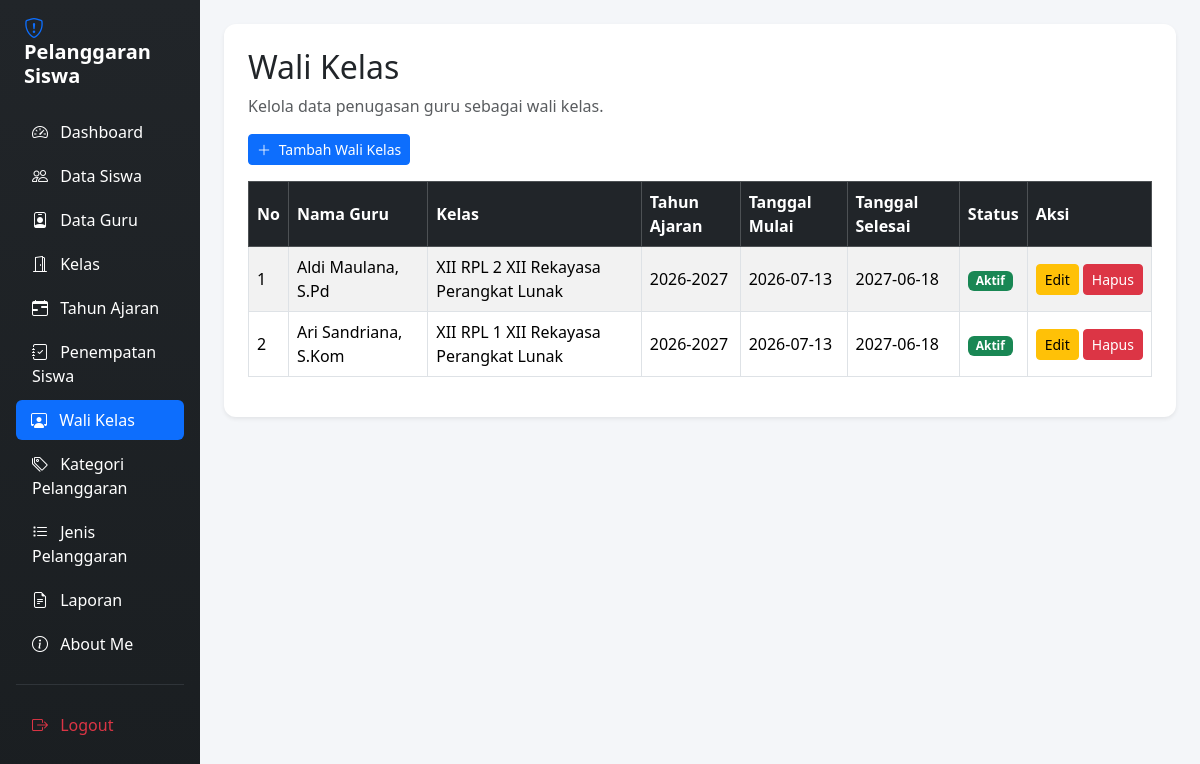
Screenshot of /wali_kelas.php (signed in) with the database file from the repository.
### tables this page shows
CREATE TABLE `t_wali_kelas` (
  `id` int(11) NOT NULL,
  `tahun_ajaran_id` int(11) DEFAULT NULL,
  `kelas_id` int(11) DEFAULT NULL,
  `guru_id` int(11) DEFAULT NULL,
  `tanggal_mulai` date NOT NULL,
  `tanggal_selesai` date NOT NULL,
  `status_aktif` tinyint(1) NOT NULL,
  `created_at` timestamp NULL DEFAULT current_timestamp(),
  `updated_at` timestamp NOT NULL DEFAULT current_timestamp()
);

CREATE TABLE `t_guru` (
  `id` int(11) NOT NULL,
  `nip` varchar(30) NOT NULL,
  `nama` varchar(150) DEFAULT NULL,
  `email` varchar(150) NOT NULL,
  `status_aktif` tinyint(1) NOT NULL,
  `user_id` int(11) NOT NULL,
  `created_at` timestamp NOT NULL DEFAULT current_timestamp(),
  `updated_at` timestamp NOT NULL DEFAULT current_timestamp()
);

CREATE TABLE `t_kelas` (
  `id` int(11) NOT NULL,
  `nama` varchar(100) DEFAULT NULL,
  `tingkat` varchar(20) NOT NULL,
  `jurusan` varchar(100) NOT NULL,
  `status_aktif` tinyint(1) NOT NULL,
  `created_at` timestamp NOT NULL DEFAULT current_timestamp(),
  `updated_at` timestamp NOT NULL DEFAULT current_timestamp()
);

CREATE TABLE `t_tahun_ajaran` (
  `id` int(11) NOT NULL,
  `nama` varchar(255) DEFAULT NULL,
  `tanggal_mulai` date NOT NULL,
  `tanggal_selesai` date NOT NULL,
  `status_aktif` tinyint(1) NOT NULL,
  `created_at` timestamp NOT NULL DEFAULT current_timestamp(),
  `updated_at` timestamp NOT NULL DEFAULT current_timestamp()
);

### wali_kelas.php (the view, shortened to what this page needs)
<?php
include "config/koneksi.php";
$kolom_ta = [];
$hasil_kolom = mysqli_query($koneksi, "SHOW COLUMNS FROM t_tahun_ajaran");
while ($kolom = mysqli_fetch_assoc($hasil_kolom)) {
    $kolom_ta[] = $kolom['Field'];
}
$pilihan_kolom = [
    'nama_tahun_ajaran',
    'nama',
    'tahun_ajaran',
    'tahun'
];
$kolom_nama_ta = null;
foreach ($pilihan_kolom as $nama_kolom) {
    if (in_array($nama_kolom, $kolom_ta, true)) {
        $kolom_nama_ta = $nama_kolom;
        break;
    }
}
$select_ta = $kolom_nama_ta
    ? "ta.`" . $kolom_nama_ta . "` AS nama_tahun_ajaran"
    : "ta.id AS nama_tahun_ajaran";
$sql = "SELECT
            wk.id,
            wk.tanggal_mulai,
            wk.tanggal_selesai,
            wk.status_aktif,
            $select_ta,
            k.nama AS nama_kelas,
            k.tingkat,
            k.jurusan,
            g.nama AS nama_guru
        FROM t_wali_kelas wk
        LEFT JOIN t_tahun_ajaran ta
            ON wk.tahun_ajaran_id = ta.id
        LEFT JOIN t_kelas k
            ON wk.kelas_id = k.id
        LEFT JOIN t_guru g
            ON wk.guru_id = g.id
        ORDER BY wk.id DESC";
$query = mysqli_query($koneksi, $sql);
?>
<!DOCTYPE html>
<html lang="id">
<head>
    <link href="https://cdn.jsdelivr.net/npm/bootstrap@5.3.3/dist/css/bootstrap.min.css"
          rel="stylesheet">
    <link href="https://cdn.jsdelivr.net/npm/bootstrap-icons@1.11.3/font/bootstrap-icons.min.css"
          rel="stylesheet">
    <link href="https://cdn.datatables.net/2.3.4/css/dataTables.bootstrap5.min.css"
          rel="stylesheet">
</head>
<body>
<div class="container-fluid">
    <div class="row">
        <div class="col-md-3 col-lg-2 sidebar p-3 min-vh-100">
            <h4 class="text-white mb-4 fw-bold fs-5 px-2">
                <i class="bi bi-shield-exclamation text-primary me-2"></i> Pelanggaran Siswa
            </h4>
            <ul class="nav nav-pills flex-column gap-1">
                <li class="nav-item">
                    <a href="dashboard.php" class="nav-link text-white">
                        <i class="bi bi-speedometer2 me-2"></i> Dashboard
                    </a>
                </li>
                <li class="nav-item">
                    <a href="data_siswa.php" class="nav-link text-white">
                        <i class="bi bi-people me-2"></i> Data Siswa
                    </a>
                </li>
                <li class="nav-item">
                    <a href="data_guru.php" class="nav-link text-white">
                        <i class="bi bi-person-badge me-2"></i> Data Guru
                    </a>
                </li>
                <li class="nav-item">
                    <a href="kelas.php" class="nav-link text-white">
                        <i class="bi bi-door-open me-2"></i> Kelas
                    </a>
                </li>
                <li class="nav-item">
                    <a href="tahun_ajaran.php" class="nav-link text-white">
                        <i class="bi bi-calendar-range me-2"></i> Tahun Ajaran
                    </a>
                </li>
                <li class="nav-item">
                    <a href="penepatan_siswa.php" class="nav-link text-white">
                        <i class="bi bi-journal-check me-2"></i> Penempatan Siswa
                    </a>
                </li>
                <li class="nav-item">
                    <a href="wali_kelas.php" class="nav-link active">
                        <i class="bi bi-person-workspace me-2"></i> Wali Kelas
                    </a>
                </li>
                <li class="nav-item">
                    <a href="kategori_pelanggaran.php" class="nav-link text-white">
                        <i class="bi bi-tags me-2"></i> Kategori Pelanggaran
                    </a>
                </li>
                <li class="nav-item">
                    <a href="jenis_pelanggaran.php" class="nav-link text-white">
                        <i class="bi bi-list-task me-2"></i> Jenis Pelanggaran
                    </a>
                </li>
                <li class="nav-item">
                    <a href="laporan.php" class="nav-link text-white">
                        <i class="bi bi-file-earmark-text me-2"></i> Laporan
                    </a>
                </li>
                <li class="nav-item">
                    <a href="aboutme.php" class="nav-link text-white">
                        <i class="bi bi-info-circle me-2"></i> About Me
                    </a>
                </li>
                <hr class="text-secondary my-3">
                <li class="nav-item">
                    <a href="logout.php" class="nav-link text-danger">
                        <i class="bi bi-box-arrow-right me-2"></i> Logout
                    </a>
                </li>
            </ul>
        </div>
        <main class="col-md-9 col-lg-10 p-4">
            <div class="card shadow-sm p-4 bg-white">
                <h2>Wali Kelas</h2>
                <p class="text-muted">
                    Kelola data penugasan guru sebagai wali kelas.
                </p>
                <div class="mb-3">
                    <a href="tambah_wali_kelas.php" class="btn btn-primary btn-sm">
                        <i class="bi bi-plus-lg me-1"></i> Tambah Wali Kelas
                    </a>
                </div>
                <div class="table-responsive">
                    <table id="tabelWaliKelas"
                           class="table table-bordered table-striped table-hover w-100 align-middle">
                        <thead class="table-dark">
                            <tr>
                                <th>No</th>
                                <th>Nama Guru</th>
                                <th>Kelas</th>
                                <th>Tahun Ajaran</th>
                                <th>Tanggal Mulai</th>
                                <th>Tanggal Selesai</th>
                                <th>Status</th>
                                <th>Aksi</th>
                            </tr>
                        </thead>
                        <tbody>
                        <?php
                        $no = 1;
                        while ($row = mysqli_fetch_assoc($query)) {
                        ?>
                            <tr>
                                <td><?= $no++; ?></td>
                                <td>
                                    <?= htmlspecialchars($row['nama_guru'] ?? '-'); ?>
                                </td>
                                <td>
                                    <?= htmlspecialchars(
                                        trim(
                                            ($row['nama_kelas'] ?? '-') . ' ' .
                                            ($row['tingkat'] ?? '') . ' ' .
                                            ($row['jurusan'] ?? '')
                                        )
                                    ); ?>
                                </td>
                                <td>
                                    <?= htmlspecialchars(
                                        (string) ($row['nama_tahun_ajaran'] ?? '-')
                                    ); ?>
                                </td>
                                <td>
                                    <?= htmlspecialchars($row['tanggal_mulai'] ?? '-'); ?>
                                </td>
                                <td>
                                    <?= htmlspecialchars($row['tanggal_selesai'] ?? '-'); ?>
                                </td>
                                <td>
                                    <?php if ((int) $row['status_aktif'] === 1) { ?>
                                        <span class="badge bg-success">
                                            Aktif
                                        </span>
                                    <?php } else { ?>
                                        <span class="badge bg-secondary">
                                            Tidak Aktif
                                        </span>
                                    <?php } ?>
                                </td>
                                <td>
                                    <div class="d-flex gap-1">
                                        <a href="edit_wali_kelas.php?id=<?= (int) $row['id']; ?>"
                                           class="btn btn-warning btn-sm">
                                            Edit
                                        </a>
                                        <a href="hapus_wali_kelas.php?id=<?= (int) $row['id']; ?>"
                                           class="btn btn-danger btn-sm"
                                           onclick="return confirm('Yakin ingin menghapus data wali kelas ini?');">
                                            Hapus
                                        </a>
                                    </div>
                                </td>
                            </tr>
                        <?php } ?>
                        </tbody>
                    </table>
                </div>
            </div>
        </main>
    </div>
</div>
</body>
</html>

### wali_kelas.php (style rules this page uses)
body { background-color: #f4f6f9; }
.nav-link { transition: all 0.3s ease; border-radius: 6px; }
.nav-link:hover, .nav-link.active { background-color: #0d6efd !important; color: white !important; padding-left: 15px; }
#tabelWaliKelas th, #tabelWaliKelas td { vertical-align: middle; }
.card { border: none; border-radius: 12px; }
.sidebar { background: linear-gradient(180deg, #212529 0%, #1a1e21 100%); }

### rows the page displays
t_wali_kelas: guru.nama "Aldi Maulana, S.Pd", kelas.jurusan "XII RPL 2 XII Rekayasa Perangkat Lunak", tahun_ajaran.nama "2026-2027", tanggal_mulai "2026-07-13", tanggal_selesai "2027-06-18", status_aktif "Aktif"
t_wali_kelas: guru.nama "Ari Sandriana, S.Kom", kelas.jurusan "XII RPL 1 XII Rekayasa Perangkat Lunak", tahun_ajaran.nama "2026-2027", tanggal_mulai "2026-07-13", tanggal_selesai "2027-06-18", status_aktif "Aktif"
